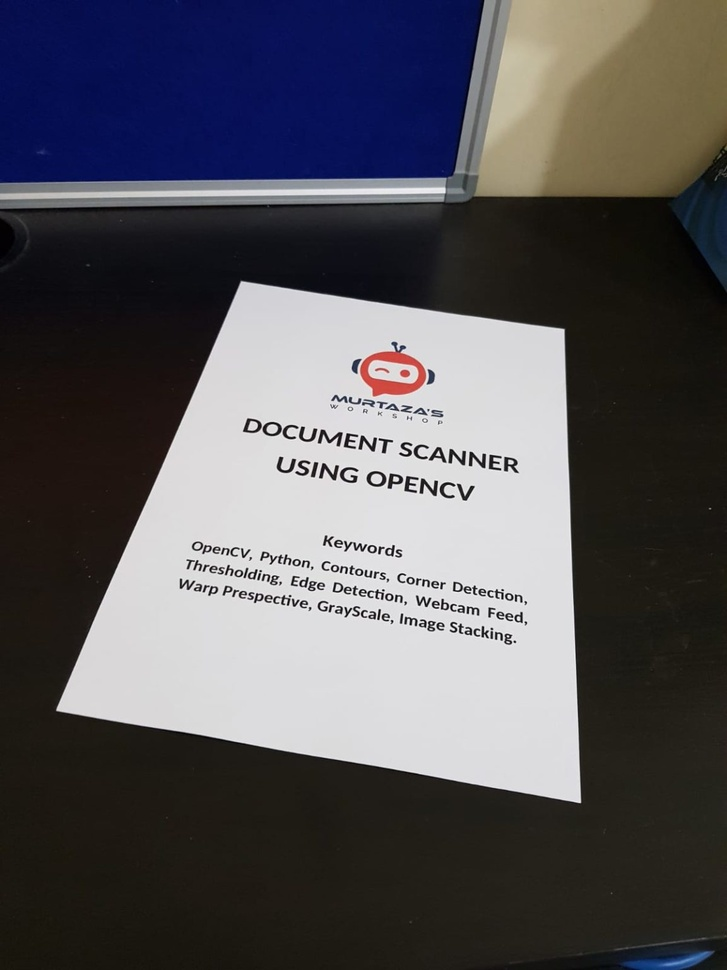
//> input picture Project7/Resources/paper.jpg, 727 x 970 px, shrunk from 1152 x 1536 before the run
$ ./Chapter2   (built with g++ and OpenCV 4)
//> lines starting //> are read from the running program, lines starting //| are printed output that depends on the picture; after the words box and inside, x2 and y2 are one past the last pixel; in counts of white or black regions, pixels touching at a corner belong together
#include <opencv2/imgcodecs.hpp>
#include <opencv2/highgui.hpp>
#include <opencv2/imgproc.hpp>
#include <iostream>
#include <string>
using namespace std;
using namespace cv;
int main()
{
	string Path = "Resources/paper.jpg";
	Mat img, can,erod;
	img = imread(Path);
//> img is the input picture: 970 rows x 727 cols, CV_8UC3; mean B, G, R 89.6, 85.2, 86.8
	//cv::imshow("img", img);
	cout << img.empty();
//| 0
	Canny(img, can, 25, 75);
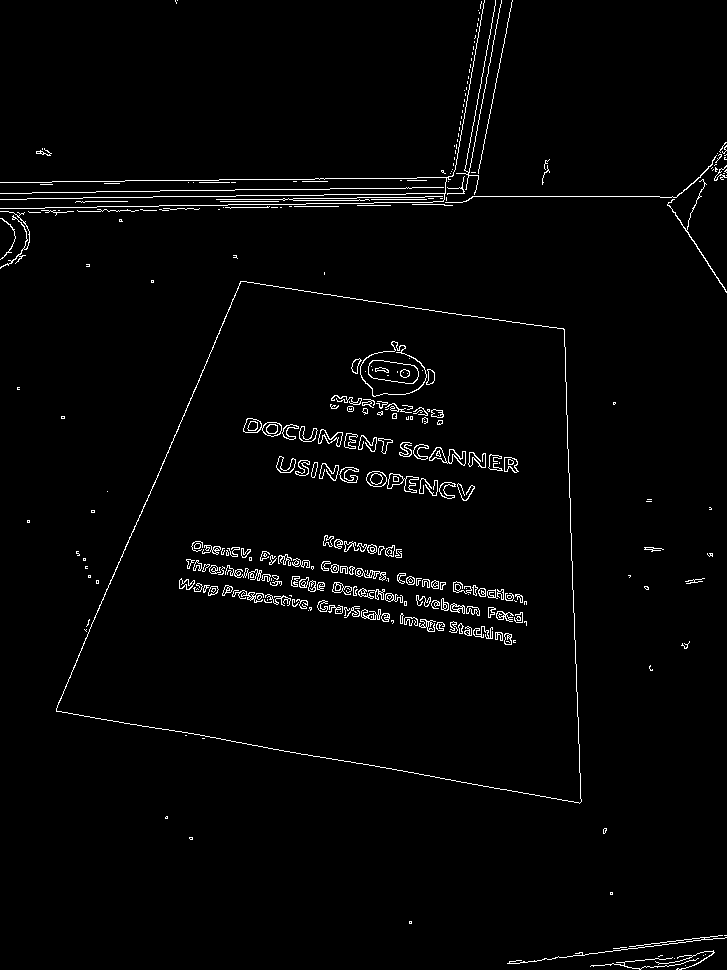
//> can: 970 rows x 727 cols, CV_8UC1; 2.1% white in thin lines or dots
	Mat kernel = getStructuringElement(MORPH_RECT, Size(3, 3));
	Mat di;
	dilate(can, di, kernel);
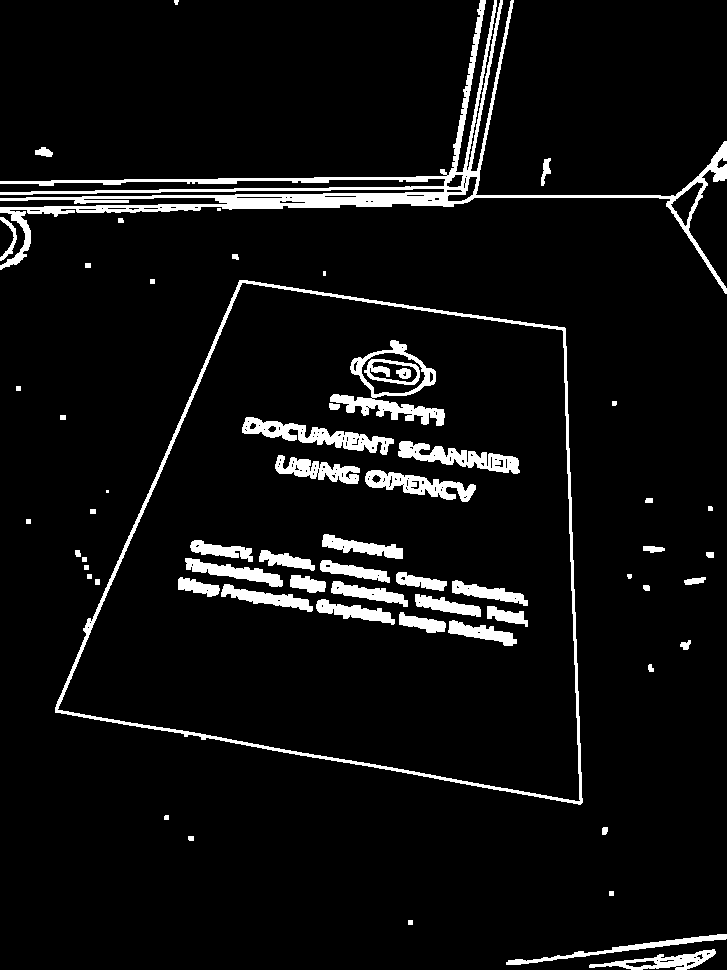
//> di: 970 rows x 727 cols, CV_8UC1; 6.4% white; 63 white regions (3 under 20 px), largest, box (x1, y1, x2, y2) and area: (0, 0, 727, 294) 14053, (55, 280, 583, 805) 6104, (330, 340, 445, 426) 2450
	erode(di, erod, kernel);
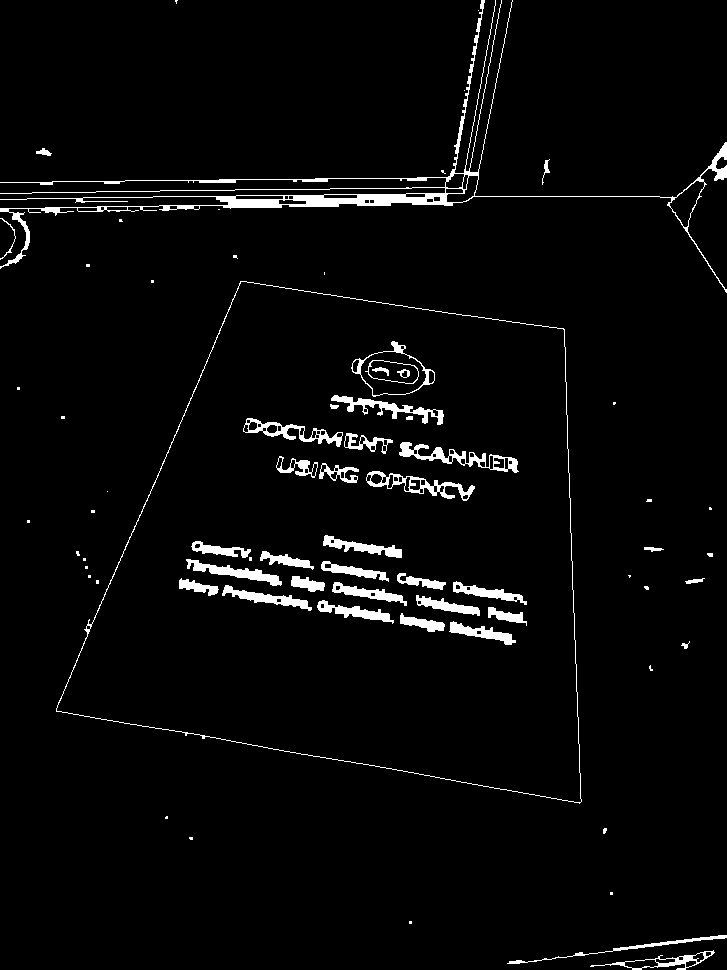
//> erod: 970 rows x 727 cols, CV_8UC1; 3.4% white; 72 white regions (32 under 20 px), largest, box (x1, y1, x2, y2) and area: (0, 0, 727, 293) 6692, (56, 281, 582, 804) 1884, (399, 442, 519, 473) 997
	cout << di.empty();
//| 0
	imshow("can", can);
	imshow("cmg", di);
	imshow("cmg1", erod);
	//imshow("canny", can);
	waitKey(0);
	return 0;
}
